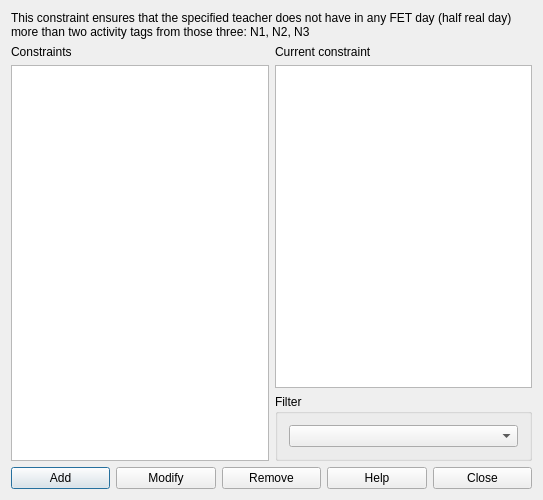
<?xml version="1.0" encoding="UTF-8"?>
<ui version="4.0">
 <class>ConstraintTeacherMaxTwoActivityTagsPerDayFromN1N2N3Form_template</class>
 <widget class="QDialog" name="ConstraintTeacherMaxTwoActivityTagsPerDayFromN1N2N3Form_template">
  <property name="geometry">
   <rect>
    <x>0</x>
    <y>0</y>
    <width>543</width>
    <height>500</height>
   </rect>
  </property>
  <property name="windowTitle">
   <string extracomment="This is the title of the dialog in which you see the list of all constraints of this type">Constraints teacher max two activity tags per day from N1 N2 N3</string>
  </property>
  <layout class="QGridLayout" name="gridLayout_2">
   <item row="0" column="0" colspan="2">
    <widget class="QLabel" name="textLabel1">
     <property name="sizePolicy">
      <sizepolicy hsizetype="Minimum" vsizetype="Minimum">
       <horstretch>0</horstretch>
       <verstretch>0</verstretch>
      </sizepolicy>
     </property>
     <property name="text">
      <string>This constraint ensures that the specified teacher does not have in any FET day (half real day) more than two activity tags from those three: N1, N2, N3</string>
     </property>
     <property name="wordWrap">
      <bool>true</bool>
     </property>
    </widget>
   </item>
   <item row="1" column="0" rowspan="2">
    <layout class="QVBoxLayout" name="verticalLayout_2">
     <item>
      <widget class="QLabel" name="constraintsTextLabel">
       <property name="frameShape">
        <enum>QFrame::NoFrame</enum>
       </property>
       <property name="frameShadow">
        <enum>QFrame::Plain</enum>
       </property>
       <property name="text">
        <string>Constraints</string>
       </property>
       <property name="wordWrap">
        <bool>false</bool>
       </property>
      </widget>
     </item>
     <item>
      <widget class="QListWidget" name="constraintsListWidget"/>
     </item>
    </layout>
   </item>
   <item row="1" column="1">
    <layout class="QVBoxLayout" name="verticalLayout">
     <item>
      <widget class="QLabel" name="currentConstraintTextLabel">
       <property name="text">
        <string>Current constraint</string>
       </property>
       <property name="wordWrap">
        <bool>false</bool>
       </property>
      </widget>
     </item>
     <item>
      <widget class="QPlainTextEdit" name="currentConstraintTextEdit"/>
     </item>
    </layout>
   </item>
   <item row="2" column="1">
    <widget class="QGroupBox" name="filterGroupBox">
     <property name="title">
      <string>Filter</string>
     </property>
     <layout class="QGridLayout" name="gridLayout">
      <item row="0" column="0">
       <widget class="QComboBox" name="teachersComboBox"/>
      </item>
     </layout>
    </widget>
   </item>
   <item row="3" column="0" colspan="2">
    <layout class="QHBoxLayout" name="horizontalLayout">
     <item>
      <widget class="QPushButton" name="addConstraintPushButton">
       <property name="text">
        <string>Add</string>
       </property>
      </widget>
     </item>
     <item>
      <widget class="QPushButton" name="modifyConstraintPushButton">
       <property name="text">
        <string>Modify</string>
       </property>
      </widget>
     </item>
     <item>
      <widget class="QPushButton" name="removeConstraintPushButton">
       <property name="text">
        <string>Remove</string>
       </property>
      </widget>
     </item>
     <item>
      <widget class="QPushButton" name="helpPushButton">
       <property name="text">
        <string>Help</string>
       </property>
      </widget>
     </item>
     <item>
      <widget class="QPushButton" name="closePushButton">
       <property name="text">
        <string>Close</string>
       </property>
      </widget>
     </item>
    </layout>
   </item>
  </layout>
 </widget>
 <layoutdefault spacing="6" margin="11"/>
 <resources/>
 <connections/>
</ui>
